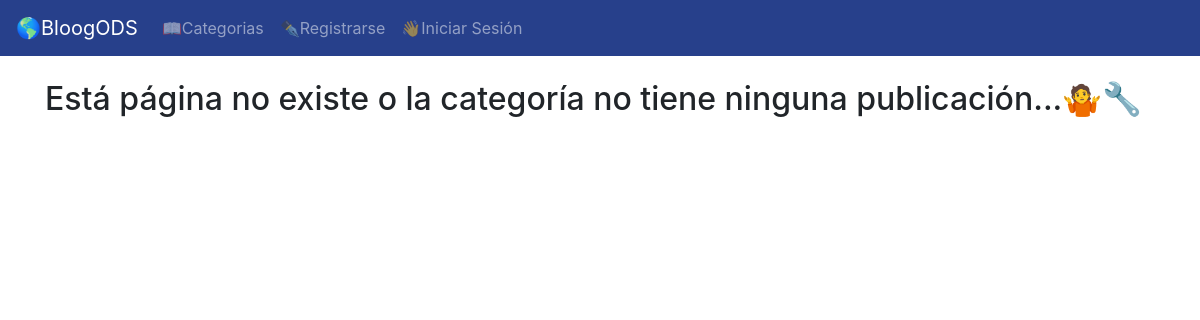
Before: /category/bloogods/ with the older database file.
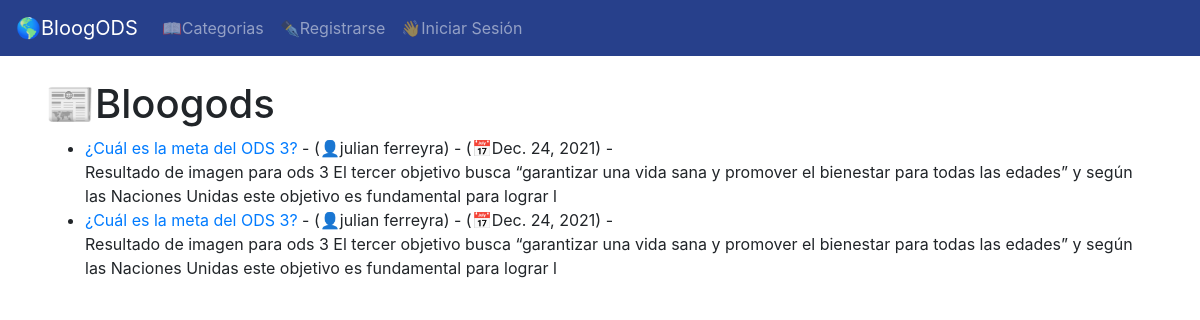
After: the same page with the newer database file.
### theblog/models.py (models this page shows, shortened)
class Post(models.Model):
    title = models.CharField(max_length=255)
    title_tag = models.CharField(max_length=255)
    author = models.ForeignKey(User, on_delete=models.CASCADE)
    body = models.TextField()
    post_date =  models.DateField(auto_now_add=True)
    category = models.CharField(max_length=255, default='Otras...')
    likes = models.ManyToManyField(User, related_name='blog_posts')

### theblog/views.py (the view)
# urls.py: path('category/<str:cats>/', CategoryView, name='category'),
def CategoryView(request, cats):
    category_posts = Post.objects.filter(category=cats.replace('-', ' '))
    return render(request, 'categories.html', {'cats':cats.title().replace('-', ' '), 'category_posts':category_posts})

### theblog/templates/categories.html (shortened to what this page needs)
{% extends 'base.html' %}
{% block content %}
{% if  category_posts %}
    <h1>📰{{ cats }} </h1>
    <ul>
    {% for post in category_posts %}
    <li><a href="{% url 'article-detail' post.pk %}">{{post.title}}</a>
        - (👤{{post.author.first_name}} {{post.author.last_name}}) -
        (📅{{ post.post_date }}) - </a><br/>
    {{post.body|slice:":200"|safe }}</li>
    {% endfor %}
    </ul>
{% else %}
    <h2> Está página no existe o la categoría no tiene ninguna publicación...🤷🔧 </h2>
{% endif %}
{% endblock  %}

Changed rows visible on the page:
added Post: title "¿Cuál es la meta del ODS 3?", author.first_name "julian", author.last_name "ferreyra", post_date "Dec. 24, 2021", body "Resultado de imagen para ods 3 El tercer objetivo busca “garantizar una vida sana y promover el bienestar para todas las edades” y según las Naciones Unidas este objetivo es fundamental para lograr l"
added Post: title "¿Cuál es la meta del ODS 3?", author.first_name "julian", author.last_name "ferreyra", post_date "Dec. 24, 2021", body "Resultado de imagen para ods 3 El tercer objetivo busca “garantizar una vida sana y promover el bienestar para todas las edades” y según las Naciones Unidas este objetivo es fundamental para lograr l"
Other visible differences:
{{ cats }}: (not shown) → "Bloogods"
text no longer shown: "Está página no existe o la categoría no tiene ninguna publicación...🤷🔧"
